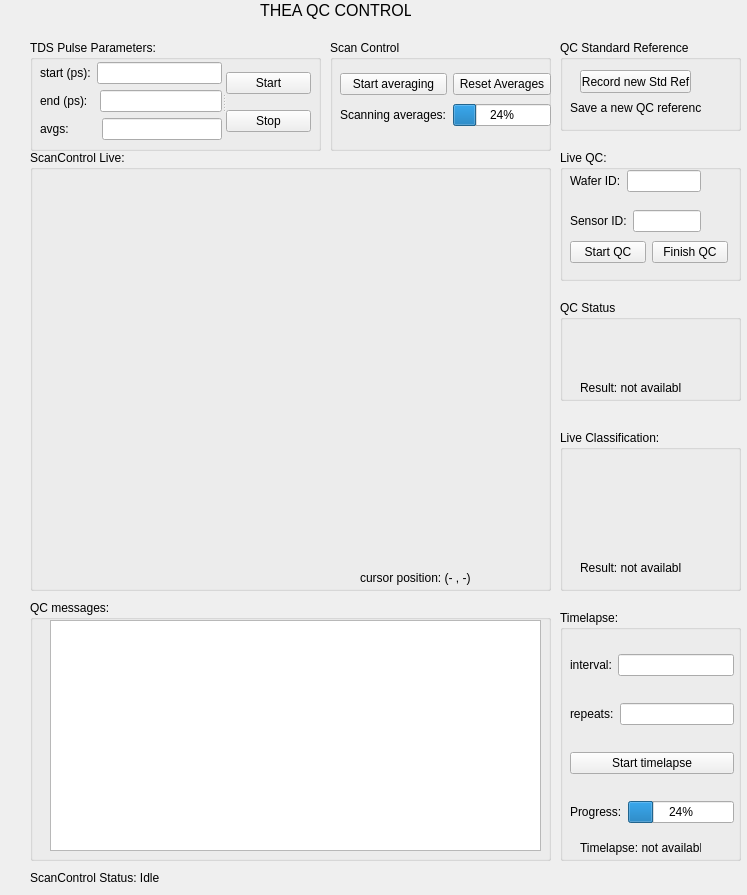
<?xml version="1.0" encoding="UTF-8"?>
<ui version="4.0">
 <class>TqcMainWindow</class>
 <widget class="QWidget" name="TqcMainWindow">
  <property name="geometry">
   <rect>
    <x>0</x>
    <y>0</y>
    <width>747</width>
    <height>895</height>
   </rect>
  </property>
  <property name="windowTitle">
   <string>Form</string>
  </property>
  <widget class="QLabel" name="lblStatus">
   <property name="geometry">
    <rect>
     <x>30</x>
     <y>870</y>
     <width>131</width>
     <height>16</height>
    </rect>
   </property>
   <property name="text">
    <string>ScanControl Status: Idle</string>
   </property>
  </widget>
  <widget class="QGroupBox" name="gTdsParams">
   <property name="geometry">
    <rect>
     <x>30</x>
     <y>40</y>
     <width>291</width>
     <height>111</height>
    </rect>
   </property>
   <property name="title">
    <string>TDS Pulse Parameters:</string>
   </property>
   <widget class="QSplitter" name="splitter">
    <property name="geometry">
     <rect>
      <x>10</x>
      <y>22</y>
      <width>271</width>
      <height>80</height>
     </rect>
    </property>
    <property name="orientation">
     <enum>Qt::Horizontal</enum>
    </property>
    <widget class="QWidget" name="layoutWidget">
     <layout class="QVBoxLayout" name="verticalLayout">
      <item>
       <layout class="QHBoxLayout" name="horizontalLayout">
        <item>
         <widget class="QLabel" name="lblTdsStart">
          <property name="text">
           <string>start (ps):</string>
          </property>
         </widget>
        </item>
        <item>
         <widget class="QLineEdit" name="lEditTdsStart"/>
        </item>
       </layout>
      </item>
      <item>
       <layout class="QHBoxLayout" name="horizontalLayout_2">
        <property name="sizeConstraint">
         <enum>QLayout::SetMinimumSize</enum>
        </property>
        <item>
         <widget class="QLabel" name="lblTdsEnd">
          <property name="text">
           <string>end (ps):  </string>
          </property>
         </widget>
        </item>
        <item>
         <widget class="QLineEdit" name="lEditTdsEnd"/>
        </item>
       </layout>
      </item>
      <item>
       <layout class="QHBoxLayout" name="horizontalLayout_3">
        <item>
         <widget class="QLabel" name="lblTdsAvgs">
          <property name="text">
           <string>avgs:        </string>
          </property>
         </widget>
        </item>
        <item>
         <widget class="QLineEdit" name="lEditTdsAvgs"/>
        </item>
       </layout>
      </item>
     </layout>
    </widget>
    <widget class="QWidget" name="layoutWidget">
     <layout class="QVBoxLayout" name="verticalLayout_2">
      <item>
       <widget class="QPushButton" name="btnStart">
        <property name="text">
         <string>Start</string>
        </property>
       </widget>
      </item>
      <item>
       <widget class="QPushButton" name="btnStop">
        <property name="text">
         <string>Stop</string>
        </property>
       </widget>
      </item>
     </layout>
    </widget>
   </widget>
  </widget>
  <widget class="QGroupBox" name="gLivePlot">
   <property name="geometry">
    <rect>
     <x>30</x>
     <y>150</y>
     <width>521</width>
     <height>441</height>
    </rect>
   </property>
   <property name="title">
    <string>ScanControl Live:</string>
   </property>
   <widget class="PlotWidget" name="livePlot" native="true">
    <property name="geometry">
     <rect>
      <x>10</x>
      <y>30</y>
      <width>491</width>
      <height>391</height>
     </rect>
    </property>
   </widget>
   <widget class="QLabel" name="xyLabel">
    <property name="geometry">
     <rect>
      <x>330</x>
      <y>420</y>
      <width>191</width>
      <height>16</height>
     </rect>
    </property>
    <property name="text">
     <string>cursor position: (- , -)</string>
    </property>
   </widget>
  </widget>
  <widget class="QLabel" name="WidgetSplash">
   <property name="geometry">
    <rect>
     <x>260</x>
     <y>0</y>
     <width>151</width>
     <height>21</height>
    </rect>
   </property>
   <property name="font">
    <font>
     <pointsize>12</pointsize>
    </font>
   </property>
   <property name="text">
    <string>THEA QC CONTROL</string>
   </property>
  </widget>
  <widget class="QGroupBox" name="gQcTextBox">
   <property name="geometry">
    <rect>
     <x>30</x>
     <y>600</y>
     <width>521</width>
     <height>261</height>
    </rect>
   </property>
   <property name="title">
    <string>QC messages:</string>
   </property>
   <widget class="QPlainTextEdit" name="textbox">
    <property name="geometry">
     <rect>
      <x>20</x>
      <y>20</y>
      <width>491</width>
      <height>231</height>
     </rect>
    </property>
   </widget>
  </widget>
  <widget class="QGroupBox" name="gLiveQC">
   <property name="geometry">
    <rect>
     <x>560</x>
     <y>150</y>
     <width>181</width>
     <height>131</height>
    </rect>
   </property>
   <property name="title">
    <string>Live QC: </string>
   </property>
   <widget class="QWidget" name="layoutWidget">
    <property name="geometry">
     <rect>
      <x>10</x>
      <y>20</y>
      <width>131</width>
      <height>22</height>
     </rect>
    </property>
    <layout class="QHBoxLayout" name="horizontalLayout_4">
     <item>
      <widget class="QLabel" name="lblWaferId">
       <property name="text">
        <string>Wafer ID:</string>
       </property>
      </widget>
     </item>
     <item>
      <widget class="QLineEdit" name="lEditWaferId"/>
     </item>
    </layout>
   </widget>
   <widget class="QWidget" name="layoutWidget">
    <property name="geometry">
     <rect>
      <x>10</x>
      <y>60</y>
      <width>131</width>
      <height>22</height>
     </rect>
    </property>
    <layout class="QHBoxLayout" name="horizontalLayout_6">
     <item>
      <widget class="QLabel" name="lblSensorId">
       <property name="text">
        <string>Sensor ID:</string>
       </property>
      </widget>
     </item>
     <item>
      <widget class="QLineEdit" name="lEditSensorId"/>
     </item>
    </layout>
   </widget>
   <widget class="QWidget" name="layoutWidget">
    <property name="geometry">
     <rect>
      <x>10</x>
      <y>90</y>
      <width>158</width>
      <height>25</height>
     </rect>
    </property>
    <layout class="QHBoxLayout" name="horizontalLayout_9">
     <item>
      <widget class="QPushButton" name="btnStartQC">
       <property name="text">
        <string>Start QC</string>
       </property>
      </widget>
     </item>
     <item>
      <widget class="QPushButton" name="btnFinishQC">
       <property name="text">
        <string>Finish QC</string>
       </property>
      </widget>
     </item>
    </layout>
   </widget>
  </widget>
  <widget class="QGroupBox" name="gQcStatus">
   <property name="geometry">
    <rect>
     <x>560</x>
     <y>300</y>
     <width>181</width>
     <height>101</height>
    </rect>
   </property>
   <property name="title">
    <string>QC Status</string>
   </property>
   <widget class="QLabel" name="lblQcStatusIcon">
    <property name="geometry">
     <rect>
      <x>50</x>
      <y>30</y>
      <width>41</width>
      <height>41</height>
     </rect>
    </property>
    <property name="text">
     <string/>
    </property>
   </widget>
   <widget class="QLabel" name="qCcurrentMsg">
    <property name="geometry">
     <rect>
      <x>20</x>
      <y>80</y>
      <width>101</width>
      <height>16</height>
     </rect>
    </property>
    <property name="text">
     <string>Result: not available</string>
    </property>
   </widget>
  </widget>
  <widget class="QGroupBox" name="gRepeatMeasurements">
   <property name="geometry">
    <rect>
     <x>560</x>
     <y>610</y>
     <width>181</width>
     <height>251</height>
    </rect>
   </property>
   <property name="title">
    <string>Timelapse:</string>
   </property>
   <widget class="QLabel" name="lblTlapseStatus">
    <property name="geometry">
     <rect>
      <x>20</x>
      <y>230</y>
      <width>121</width>
      <height>16</height>
     </rect>
    </property>
    <property name="text">
     <string>Timelapse: not available</string>
    </property>
   </widget>
   <widget class="QWidget" name="layoutWidget">
    <property name="geometry">
     <rect>
      <x>10</x>
      <y>23</y>
      <width>164</width>
      <height>211</height>
     </rect>
    </property>
    <layout class="QVBoxLayout" name="verticalLayout_3">
     <item>
      <layout class="QHBoxLayout" name="horizontalLayout_8">
       <item>
        <widget class="QLabel" name="repeatInterval">
         <property name="text">
          <string>interval:</string>
         </property>
        </widget>
       </item>
       <item>
        <widget class="QLineEdit" name="lEditInterval"/>
       </item>
      </layout>
     </item>
     <item>
      <layout class="QHBoxLayout" name="horizontalLayout_7">
       <item>
        <widget class="QLabel" name="repeatNum">
         <property name="text">
          <string>repeats:</string>
         </property>
        </widget>
       </item>
       <item>
        <widget class="QLineEdit" name="lEditRepeatNum"/>
       </item>
      </layout>
     </item>
     <item>
      <widget class="QPushButton" name="btnStartTimelapse">
       <property name="text">
        <string>Start timelapse</string>
       </property>
      </widget>
     </item>
     <item>
      <layout class="QHBoxLayout" name="horizontalLayout_5">
       <item>
        <widget class="QLabel" name="lblTimelapseProg">
         <property name="text">
          <string>Progress:</string>
         </property>
        </widget>
       </item>
       <item>
        <widget class="QProgressBar" name="progTimelapse">
         <property name="value">
          <number>24</number>
         </property>
        </widget>
       </item>
      </layout>
     </item>
    </layout>
   </widget>
  </widget>
  <widget class="QGroupBox" name="liveClassifer">
   <property name="geometry">
    <rect>
     <x>560</x>
     <y>430</y>
     <width>181</width>
     <height>161</height>
    </rect>
   </property>
   <property name="title">
    <string>Live Classification:</string>
   </property>
   <widget class="QLabel" name="lblClassResultIcon">
    <property name="geometry">
     <rect>
      <x>50</x>
      <y>60</y>
      <width>41</width>
      <height>41</height>
     </rect>
    </property>
    <property name="text">
     <string/>
    </property>
   </widget>
   <widget class="QLabel" name="lblClassResult">
    <property name="geometry">
     <rect>
      <x>20</x>
      <y>130</y>
      <width>101</width>
      <height>16</height>
     </rect>
    </property>
    <property name="text">
     <string>Result: not available</string>
    </property>
   </widget>
  </widget>
  <widget class="QGroupBox" name="gAvgControl">
   <property name="geometry">
    <rect>
     <x>330</x>
     <y>40</y>
     <width>221</width>
     <height>111</height>
    </rect>
   </property>
   <property name="title">
    <string>Scan Control</string>
   </property>
   <widget class="QWidget" name="layoutWidget">
    <property name="geometry">
     <rect>
      <x>10</x>
      <y>30</y>
      <width>211</width>
      <height>61</height>
     </rect>
    </property>
    <layout class="QGridLayout" name="gridLayout_2">
     <item row="0" column="0">
      <widget class="QPushButton" name="btnStartAveraging">
       <property name="text">
        <string>Start averaging</string>
       </property>
      </widget>
     </item>
     <item row="0" column="1">
      <widget class="QPushButton" name="btnResetAvg">
       <property name="text">
        <string>Reset Averages</string>
       </property>
      </widget>
     </item>
     <item row="1" column="0">
      <widget class="QLabel" name="lblAvgScanProg">
       <property name="text">
        <string>Scanning averages:</string>
       </property>
      </widget>
     </item>
     <item row="1" column="1">
      <widget class="QProgressBar" name="progAvg">
       <property name="value">
        <number>24</number>
       </property>
      </widget>
     </item>
    </layout>
   </widget>
  </widget>
  <widget class="QGroupBox" name="stdRefGroup">
   <property name="geometry">
    <rect>
     <x>560</x>
     <y>40</y>
     <width>181</width>
     <height>91</height>
    </rect>
   </property>
   <property name="title">
    <string>QC Standard Reference</string>
   </property>
   <widget class="QPushButton" name="btnNewStdRef">
    <property name="geometry">
     <rect>
      <x>20</x>
      <y>30</y>
      <width>111</width>
      <height>23</height>
     </rect>
    </property>
    <property name="text">
     <string>Record new Std Ref</string>
    </property>
   </widget>
   <widget class="QLabel" name="lblStdRefTip">
    <property name="geometry">
     <rect>
      <x>10</x>
      <y>60</y>
      <width>131</width>
      <height>16</height>
     </rect>
    </property>
    <property name="text">
     <string>Save a new QC reference</string>
    </property>
   </widget>
  </widget>
 </widget>
 <customwidgets>
  <customwidget>
   <class>PlotWidget</class>
   <extends>QWidget</extends>
   <header location="global">pyqtgraph</header>
   <container>1</container>
  </customwidget>
 </customwidgets>
 <resources/>
 <connections/>
</ui>
